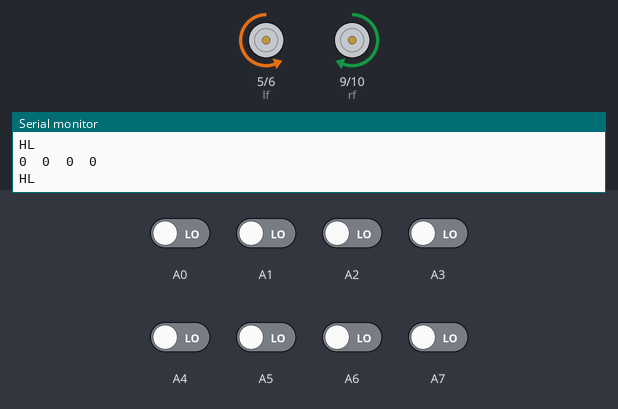
The sketch below on a simulated Arduino Mega 2560, built with avr-gcc and run on an emulated ATmega2560. On the bench: motor-driver pin pairs drawn as motors (green arrow = first pin HIGH = forward, orange = second pin HIGH = backward, longer = more drive), the last lines printed to the serial monitor. The inputs (shaded band) are chosen by the test bench; at power-on: A0–7 LOW.

Above: at 3.8 s.
3.9 s: A2 driven HIGH
At 4.4 s:
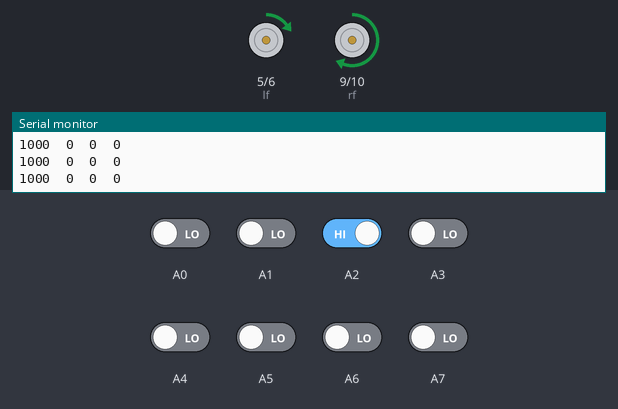
5.4 s: A1 driven HIGH
At 6.6 s:
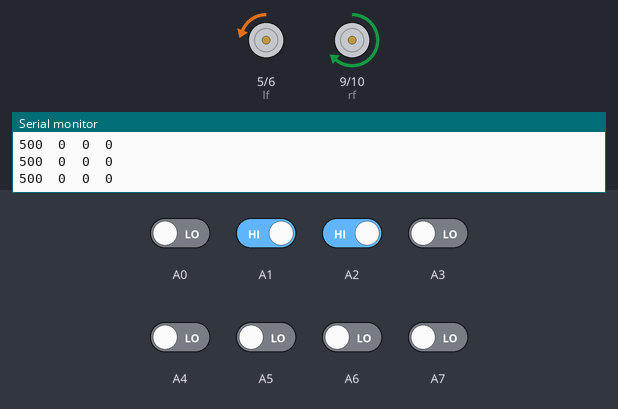
6.9 s: A3 driven HIGH
At 7.7 s:
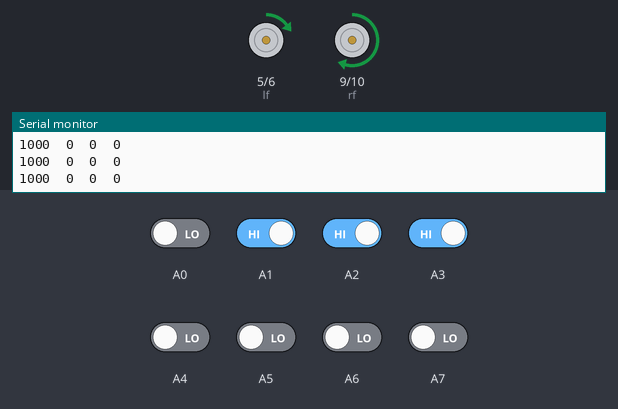
8.4 s: A4 driven HIGH
At 8.8 s:
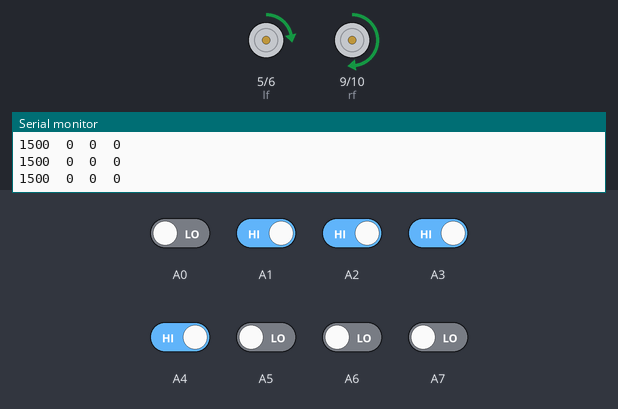
9.9 s: A5 driven HIGH
At 11.0 s:
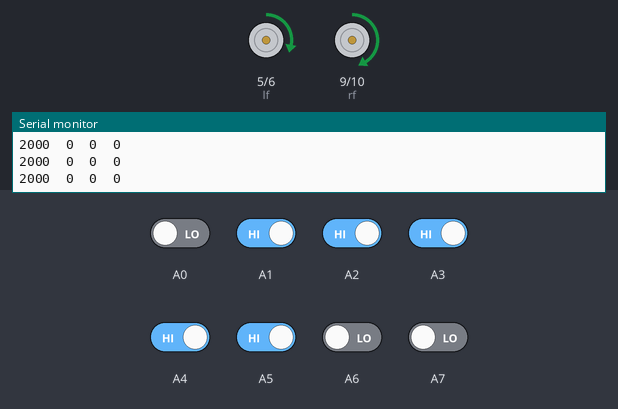
11.4 s: A4 driven LOW
At 12.1 s:
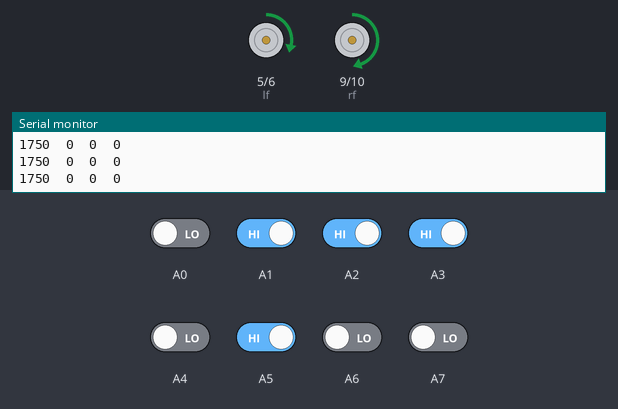
Timing chart, 0 to 13.9 s (numbered marks = the images above; inputs shaded):
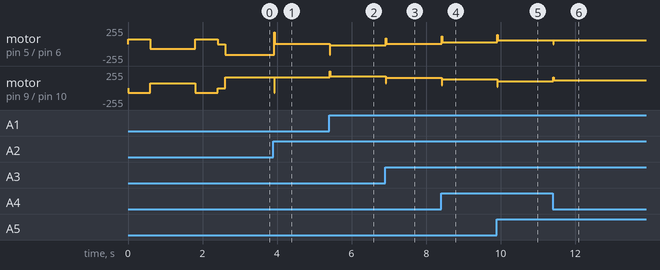

The sketch:

qtr_pid6_test1.ino
```cpp
#include <QTRSensors.h>
#define NUM_SENSORS2  2
#define Kp .05 // experiment to determine this, start by something small that just makes your bot follow the line at a slow speed
#define Kd .17 // experiment to determine this, slowly increase the speeds and adjust this value. ( Note: Kp < Kd)
#define rightMaxSpeed 250 // max speed of the robot
#define leftMaxSpeed 250 // max speed of the robot
#define rightBaseSpeed 80 // this is the speed at which the motors should spin when the robot is perfectly on the line
#define leftBaseSpeed 80  // this is the speed at which the motors should spin when the robot is perfectly on the line
#define NUM_SENSORS  6     // number of sensors used
#define TIMEOUT       2500  // waits for 2500 us for sensor outputs to go low
#define EMITTER_PIN   A8     // emitter is controlled by digital pin 2
int lf = 5;
int lb = 6;
int rf = 9;
int rb = 10;
int  SPEED=70,MSPEED=160;
int sec=0;
int cr=300;

QTRSensorsRC qtrrc((unsigned char[]) {A1, A2, A3, A4, A5,A6} ,NUM_SENSORS, TIMEOUT, EMITTER_PIN); // sensor connected through analog pins A0 - A5 i.e. digital pins 14-19
QTRSensorsRC qtrrc2((unsigned char[]) {  A0, A7},NUM_SENSORS2, TIMEOUT, EMITTER_PIN);
unsigned int sensorValues[NUM_SENSORS];
unsigned int sensorValues2[NUM_SENSORS2];

void setup()
{
  int i;
for (int i = 0; i < 40; i++) // calibrate for sometime by sliding the sensors across the line, or you may use auto-calibration instead
{
  // comment this part out for automatic calibration
  if ( i  < 10 || i >= 30 ) // turn to the left and right to expose the sensors to the brightest and darkest readings that may be encountered
     mway('R');
   else
     mway('L');
    qtrrc.calibrate();
    qtrrc2.calibrate();
   delay(10);
mway2(0,0);
}
delay(200); // wait for 2s to position the bot before entering the main loop
    Serial.begin(9600);
  }

int lastError = 0;

void loop()
{
  unsigned int sensors[NUM_SENSORS];
  int position = qtrrc.readLine(sensors);
  int position2 = qtrrc2.readLine(sensorValues2);
  int error = position - 2500;

  int motorSpeed = Kp * error + Kd * (error - lastError);
  lastError = error;

  int rightMotorSpeed = rightBaseSpeed + motorSpeed;
  int leftMotorSpeed = leftBaseSpeed - motorSpeed;
  Serial.print(position);
  Serial.print('\t');
    Serial.print(sensorValues2[0]);
    Serial.print('\t');
    Serial.print(sensorValues2[1]);
    Serial.print('\t');
  Serial.println(position2);
//  if((position>1400)&&(position<1600))
//{
//  leftMotorSpeed = leftMotorSpeed+50;
//  rightMotorSpeed = rightMotorSpeed+50;
//}

    if (rightMotorSpeed > rightMaxSpeed ) rightMotorSpeed = rightMaxSpeed; // prevent the motor from going beyond max speed
  if (leftMotorSpeed > leftMaxSpeed ) leftMotorSpeed = leftMaxSpeed; // prevent the motor from going beyond max speed
  if (rightMotorSpeed < -rightMaxSpeed) rightMotorSpeed = -rightMaxSpeed; // keep the motor speed positive
  if (leftMotorSpeed < -leftMaxSpeed) leftMotorSpeed = -leftMaxSpeed; // keep the motor speed positive

if((position!=0)&&(position!=5000)&&(sensorValues2[0]<cr))
   {
     mway2(leftMotorSpeed,rightMotorSpeed);
   }
     else if ((sec!=1)&&((position==0)||(position==5000)))//&&(position2<1500))
  {
    SPEED= MSPEED;
   mway('L');
  }

  else if ((position2==1000)&&((position==0)||(position==5000))&&(sec==1))
  {
    SPEED= MSPEED;
   mway('R');
  }
// else if (((sec==2)||(sec==3))&&((position>0)&&(position<3000)))
//  {
//    SPEED= MSPEED;
//      while((sensorValues2[1]<cr)&&(position>1000)&&(position<2000))
//  {
//     int position = qtrrc.readLine(sensors);
//    int position2 = qtrrc2.readLine(sensorValues2);
//   mway('L');
//
//  }
////        while((sensors[3]<cr))
////  {
////     int position = qtrrc.readLine(sensors);
////    int position2 = qtrrc2.readLine(sensorValues2);
////   mway('R');
////
////  }
//   mway('s');
//   sec=0;
//
//  }


if ((sensorValues2[0]>cr)&&(sensorValues2[1]>cr))
sec=3;
else if ((sensorValues2[0]>cr)&&(sensorValues2[1]<cr))
sec=2;
else if ((sensorValues2[0]<cr)&&(sensorValues2[1]>cr))
sec=1;


//
//
//  else if((sensorValues2[0]>500))
//  {
//  while((sensorValues2[1]<500)&&(position!=0)&&(position!=3000))
//  {
//     int position = qtrrc.readLine(sensors);
//    int position2 = qtrrc2.readLine(sensorValues2);
//   mway('L');
//
//  }
//   mway('s');
//  }
}
```

triangle_motor_analog.ino
```cpp
int state=0;
int flag=0;
int stateStop=0;


void mway(int state)
{
int lspeed=  SPEED;
int rspeed=  SPEED;
if (state == 'f') {
        analogWrite(lf, lspeed);
        analogWrite(lb, 0);
        analogWrite(rf, rspeed);
        analogWrite(rb, 0);
          Serial.println("Go Forward!");
    }
    else if (state == 'l') {
        analogWrite(lf, 0);
        analogWrite(lb, 0);
        analogWrite(rf, rspeed);
        analogWrite(rb, 0);
          Serial.println("SL");
    }
    else if (state == 'L') {
        analogWrite(lf, 0);
        analogWrite(lb, lspeed);
        analogWrite(rf, rspeed);
        analogWrite(rb, 0);
          Serial.println("HL");
    }
        else if (state == 'm') {
        analogWrite(lf, 0);
        analogWrite(lb, lspeed);
        analogWrite(rf, 0);
        analogWrite(rb, 0);
          Serial.println("BL");
     }
    else if (state == 'b') {
        analogWrite(lf, 0);
        analogWrite(lb, lspeed);
        analogWrite(rf, 0);
        analogWrite(rb, rspeed);
          Serial.println("BACK");
    }
    else if (state == 'r') {
        analogWrite(lf, lspeed);
        analogWrite(lb, 0);
        analogWrite(rf, 0);
        analogWrite(rb, 0);
          Serial.println("SR");
    }
    else if (state == 'R') {
        analogWrite(lf, lspeed);
        analogWrite(lb, 0);
        analogWrite(rf, 0);
        analogWrite(rb, rspeed);
          Serial.println("HR");
    }
    else if (state == 'q') {
        analogWrite(lf, 0);
        analogWrite(lb, 0);
        analogWrite(rf, 0);
        analogWrite(rb, rspeed);
          Serial.println("BR");
    }

    else if (state == 's') {
        analogWrite(lf, 0);
        analogWrite(lb, 0);
        analogWrite(rf, 0);
        analogWrite(rb, 0);
        //analogWrite(led, 0);
        if(flag == 0){
          Serial.println("STOP!");
          flag=1;
        }
        stateStop=0;
    }
}
```

triangle_motor_analog2.ino
```cpp
void mway2(int lspeed,int rspeed )
{
  if (rspeed==0)
  {
        analogWrite(lf, 0);
        analogWrite(lb, 0);
  }
  else if(rspeed>0)
  {
        analogWrite(lf, rspeed);
        analogWrite(lb, 0);
  }
  else if(rspeed<0)
  {
        rspeed=-rspeed;
        analogWrite(lf, 0);
        analogWrite(lb, rspeed);
  }
if (lspeed==0)
  {
        analogWrite(rf, 0);
        analogWrite(rb, 0);
  }
  else if(lspeed>0)
  {
        analogWrite(rf, lspeed);
        analogWrite(rb, 0);
  }
  else if(lspeed<0)
  {
        lspeed=-lspeed;
        analogWrite(rf, 0);
        analogWrite(rb, lspeed);
  }

}
```

Measured:
- after the input at 3.9 s, motor on pin 5 (lf) / pin 6 (lb): backward 160/255 → forward 5/255 at once; motor on pin 9 (rf) / pin 10 (rb): forward 160/255 → backward 70/255 at once, → forward 160/255 0.01 s later
- after the input at 5.4 s, motor on pin 5 (lf) / pin 6 (lb): forward 5/255 → backward 20/255 at once; motor on pin 9 (rf) / pin 10 (rb): forward 160/255 → forward 180/255 at once
- after the input at 6.9 s, motor on pin 5 (lf) / pin 6 (lb): backward 20/255 → forward 5/255 at once; motor on pin 9 (rf) / pin 10 (rb): forward 180/255 → forward 155/255 at once
- after the input at 8.4 s, motor on pin 5 (lf) / pin 6 (lb): forward 5/255 → forward 30/255 at once; motor on pin 9 (rf) / pin 10 (rb): forward 155/255 → forward 130/255 at once
- after the input at 9.9 s, motor on pin 5 (lf) / pin 6 (lb): forward 30/255 → forward 55/255 at once; motor on pin 9 (rf) / pin 10 (rb): forward 130/255 → forward 105/255 at once
- after the input at 11.4 s, motor on pin 5 (lf) / pin 6 (lb): forward 55/255 → stopped at once, → forward 55/255 0.01 s later; motor on pin 9 (rf) / pin 10 (rb): forward 105/255 → forward 117/255 at once
